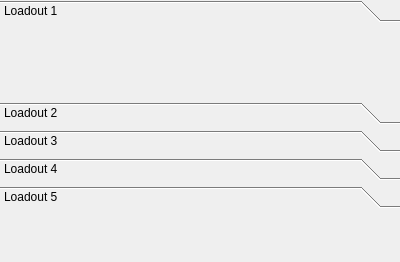
<?xml version="1.0" encoding="UTF-8"?>
<ui version="4.0">
 <class>PageLoadoutPaletteEditor</class>
 <widget class="QWidget" name="PageLoadoutPaletteEditor">
  <property name="geometry">
   <rect>
    <x>0</x>
    <y>0</y>
    <width>400</width>
    <height>262</height>
   </rect>
  </property>
  <property name="sizePolicy">
   <sizepolicy hsizetype="Expanding" vsizetype="Expanding">
    <horstretch>0</horstretch>
    <verstretch>0</verstretch>
   </sizepolicy>
  </property>
  <property name="windowTitle">
   <string>Form</string>
  </property>
  <layout class="QGridLayout" name="gridLayout">
   <property name="leftMargin">
    <number>0</number>
   </property>
   <property name="topMargin">
    <number>0</number>
   </property>
   <property name="rightMargin">
    <number>0</number>
   </property>
   <property name="bottomMargin">
    <number>0</number>
   </property>
   <item row="0" column="0">
    <widget class="QToolBox" name="toolBox">
     <property name="frameShadow">
      <enum>QFrame::Plain</enum>
     </property>
     <property name="currentIndex">
      <number>0</number>
     </property>
     <widget class="QWidget" name="loadout1">
      <property name="geometry">
       <rect>
        <x>0</x>
        <y>0</y>
        <width>400</width>
        <height>69</height>
       </rect>
      </property>
      <attribute name="label">
       <string>Loadout 1</string>
      </attribute>
      <layout class="QGridLayout" name="gridLayout_16">
       <property name="leftMargin">
        <number>0</number>
       </property>
       <property name="topMargin">
        <number>0</number>
       </property>
       <property name="rightMargin">
        <number>0</number>
       </property>
       <property name="bottomMargin">
        <number>0</number>
       </property>
       <item row="0" column="0">
        <widget class="LoadoutForm" name="loadout1Content" native="true">
         <property name="loadoutIndex" stdset="0">
          <UInt>0</UInt>
         </property>
        </widget>
       </item>
      </layout>
     </widget>
     <widget class="QWidget" name="loadout2">
      <property name="geometry">
       <rect>
        <x>0</x>
        <y>0</y>
        <width>98</width>
        <height>28</height>
       </rect>
      </property>
      <attribute name="label">
       <string>Loadout 2</string>
      </attribute>
      <layout class="QGridLayout" name="gridLayout_17">
       <property name="leftMargin">
        <number>0</number>
       </property>
       <property name="topMargin">
        <number>0</number>
       </property>
       <property name="rightMargin">
        <number>0</number>
       </property>
       <property name="bottomMargin">
        <number>0</number>
       </property>
       <item row="0" column="0">
        <widget class="LoadoutForm" name="loadout2Content" native="true">
         <property name="loadoutIndex" stdset="0">
          <UInt>1</UInt>
         </property>
        </widget>
       </item>
      </layout>
     </widget>
     <widget class="QWidget" name="loadout3">
      <property name="geometry">
       <rect>
        <x>0</x>
        <y>0</y>
        <width>98</width>
        <height>28</height>
       </rect>
      </property>
      <attribute name="label">
       <string>Loadout 3</string>
      </attribute>
      <layout class="QGridLayout" name="gridLayout_18">
       <property name="leftMargin">
        <number>0</number>
       </property>
       <property name="topMargin">
        <number>0</number>
       </property>
       <property name="rightMargin">
        <number>0</number>
       </property>
       <property name="bottomMargin">
        <number>0</number>
       </property>
       <item row="0" column="0">
        <widget class="LoadoutForm" name="loadout3Content" native="true">
         <property name="loadoutIndex" stdset="0">
          <UInt>2</UInt>
         </property>
        </widget>
       </item>
      </layout>
     </widget>
     <widget class="QWidget" name="loadout4">
      <property name="geometry">
       <rect>
        <x>0</x>
        <y>0</y>
        <width>98</width>
        <height>28</height>
       </rect>
      </property>
      <attribute name="label">
       <string>Loadout 4</string>
      </attribute>
      <layout class="QGridLayout" name="gridLayout_19">
       <property name="leftMargin">
        <number>0</number>
       </property>
       <property name="topMargin">
        <number>0</number>
       </property>
       <property name="rightMargin">
        <number>0</number>
       </property>
       <property name="bottomMargin">
        <number>0</number>
       </property>
       <item row="0" column="0">
        <widget class="LoadoutForm" name="loadout4Content" native="true">
         <property name="loadoutIndex" stdset="0">
          <UInt>3</UInt>
         </property>
        </widget>
       </item>
      </layout>
     </widget>
     <widget class="QWidget" name="loadout5">
      <property name="geometry">
       <rect>
        <x>0</x>
        <y>0</y>
        <width>98</width>
        <height>28</height>
       </rect>
      </property>
      <attribute name="label">
       <string>Loadout 5</string>
      </attribute>
      <layout class="QGridLayout" name="gridLayout_20">
       <property name="leftMargin">
        <number>0</number>
       </property>
       <property name="topMargin">
        <number>0</number>
       </property>
       <property name="rightMargin">
        <number>0</number>
       </property>
       <property name="bottomMargin">
        <number>0</number>
       </property>
       <item row="0" column="0">
        <widget class="LoadoutForm" name="loadout5Content" native="true">
         <property name="loadoutIndex" stdset="0">
          <UInt>4</UInt>
         </property>
        </widget>
       </item>
      </layout>
     </widget>
    </widget>
   </item>
   <item row="1" column="0">
    <spacer name="verticalSpacer_14">
     <property name="orientation">
      <enum>Qt::Vertical</enum>
     </property>
     <property name="sizeHint" stdset="0">
      <size>
       <width>0</width>
       <height>49</height>
      </size>
     </property>
    </spacer>
   </item>
  </layout>
 </widget>
 <customwidgets>
  <customwidget>
   <class>LoadoutForm</class>
   <extends>QWidget</extends>
   <header>../widgets/LoadoutForm.h</header>
   <container>1</container>
  </customwidget>
 </customwidgets>
 <resources/>
 <connections/>
</ui>
